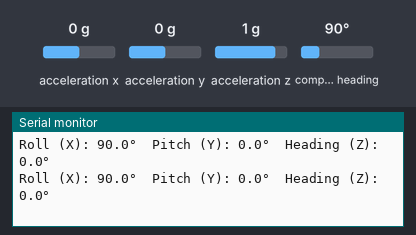
Simulated run of this sketch. Board: ESP32-C6. On the bench: the last lines printed to the serial monitor. Inputs (shaded band) come from the test bench; at power-on: acceleration x 0 g, acceleration y 0 g, acceleration z 1 g, compass heading 90°.

Above: at 2.3 s.
2.4 s: acceleration x set to -1.4 g
At 2.43 s:
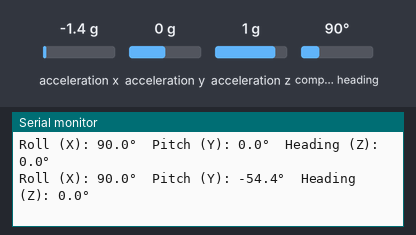
3.9 s: acceleration y set to -1.4 g
At 3.95 s:
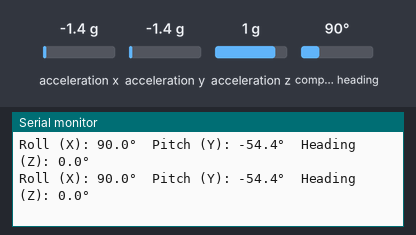
5.4 s: acceleration z set to -1.4 g
At 5.48 s:
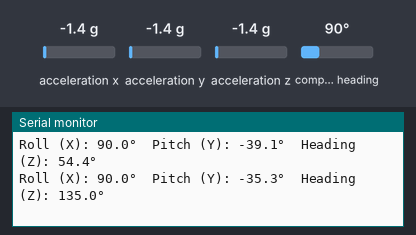
6.9 s: compass heading set to 7°
At 6.91 s:
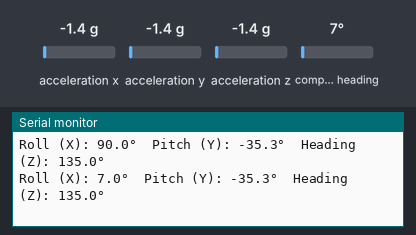
Timing chart, 0 to 9.4 s (numbered marks = the images above; inputs shaded):
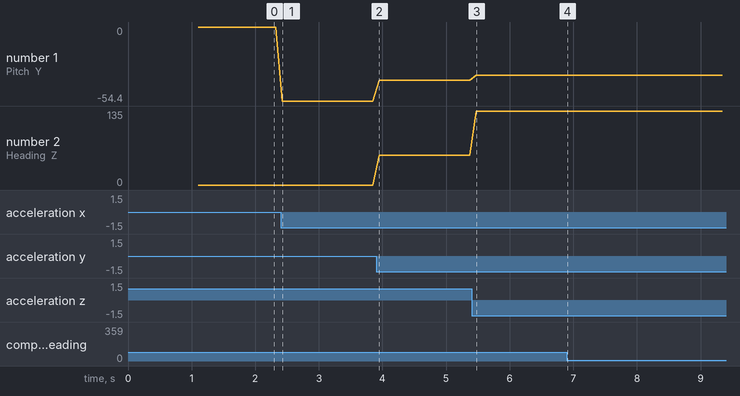

The sketch:

BNO055.ino
```cpp
/*******************************************
 * BNO055: Stabiler Lagesensor ohne Drift
 * Tutorial: https://learn.adafruit.com/adafruit-bno055-absolute-orientation-sensor/arduino-code
 * hier zu kaufen: https://www.maker-shop.ch/adafruit-9-dof-absolute-orientation-imu-fusion-breakout-bno055
 *******************************************/


#include <Wire.h>
#include <Adafruit_Sensor.h>
#include <Adafruit_BNO055.h>
#include <utility/imumaths.h>

// BNO055 I2C-Adresse ist standardmäßig 0x28, die 55 im Konstruktor ist der Sensor-ID (nicht I2C-Adresse)
Adafruit_BNO055 bno = Adafruit_BNO055(55, 0x28, &Wire);  // <– explizit Wire übergeben

void setup(void)
{
  Serial.begin(115200);
  delay(100);

  // ⬅️ ESP32-C6 I2C Pins setzen
  Wire.begin(6, 7);

  Serial.println("Orientation Sensor Test");

  // ⬅️ BNO initialisieren
  if(!bno.begin())
  {
    Serial.println("❌ Kein BNO055 gefunden. Bitte Verdrahtung prüfen!");
    while(1);
  }

  delay(1000);
  bno.setExtCrystalUse(true);  // für bessere Stabilität
}

void loop(void)
{
  sensors_event_t event;
  bno.getEvent(&event);

  Serial.print("Roll (X): ");
  Serial.print(event.orientation.x, 1);
  Serial.print("°\tPitch (Y): ");
  Serial.print(event.orientation.y, 1);
  Serial.print("°\tHeading (Z): ");
  Serial.print(event.orientation.z, 1);
  Serial.println("°");

  delay(100);
}
```

Measured:
- after the input at 2.4 s, the serial monitor: prints a new line at once (image 1)
- after the input at 5.4 s, the serial monitor: prints a new line after 0.08 s (image 3)
- after the input at 6.9 s, the serial monitor: prints a new line at once (image 4)
- plotted number 1: 0 → -54.4 after the input at 2.4 s, -54.4 → -39.1 after the input at 3.9 s, -39.1 → -35.3 after the input at 5.4 s
- plotted number 2: 0 → 54.4 after the input at 3.9 s, 54.4 → 135 after the input at 5.4 s
